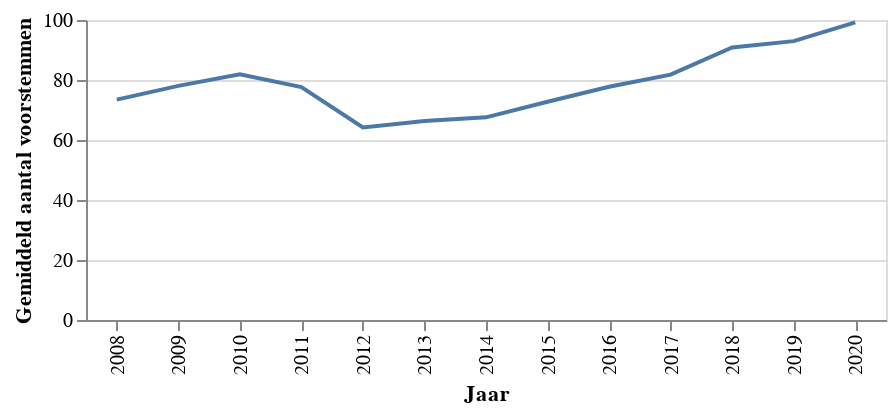

The code cell stored with this chart in its notebook:
### Code cell
source = pd.DataFrame({'Voor':df.groupby(['Vergaderjaar'])['Voor'].mean().values}).reset_index()
source = source.melt('index',var_name='Stem', value_name='Gemiddeld aantal voorstemmen')
source['index']+=2008
alt.Chart(source,width=400,height = 150).mark_line().encode(
    x=alt.X('index:N', axis=alt.Axis(title='Jaar')),
    y='Gemiddeld aantal voorstemmen:Q'
)

### Figure 1 — Vega-Lite specification as saved in the notebook (floating-point values rounded to 4 significant figures)
{"config": {"view": {"continuousWidth": 400, "continuousHeight": 300}}, "data": {"name": "data-9520a37fc4d53368802612572d53eddb"}, "mark": "line", "encoding": {"x": {"type": "nominal", "axis": {"title": "Jaar"}, "field": "index"}, "y": {"type": "quantitative", "field": "Gemiddeld aantal voorstemmen"}}, "height": 150, "width": 400, "$schema": "https://vega.github.io/schema/vega-lite/v4.0.2.json", "datasets": {"data-9520a37fc4d53368802612572d53eddb": [{"index": 2008, "Stem": "Voor", "Gemiddeld aantal voorstemmen": 73.45}, {"index": 2009, "Stem": "Voor", "Gemiddeld aantal voorstemmen": 78.05}, {"index": 2010, "Stem": "Voor", "Gemiddeld aantal voorstemmen": 81.91}, {"index": 2011, "Stem": "Voor", "Gemiddeld aantal voorstemmen": 77.62}, {"index": 2012, "Stem": "Voor", "Gemiddeld aantal voorstemmen": 64.21}, {"index": 2013, "Stem": "Voor", "Gemiddeld aantal voorstemmen": 66.36}, {"index": 2014, "Stem": "Voor", "Gemiddeld aantal voorstemmen": 67.56}, {"index": 2015, "Stem": "Voor", "Gemiddeld aantal voorstemmen": 72.75}, {"index": 2016, "Stem": "Voor", "Gemiddeld aantal voorstemmen": 77.77}, {"index": 2017, "Stem": "Voor", "Gemiddeld aantal voorstemmen": 81.78}, {"index": 2018, "Stem": "Voor", "Gemiddeld aantal voorstemmen": 90.83}, {"index": 2019, "Stem": "Voor", "Gemiddeld aantal voorstemmen": 92.96}, {"index": 2020, "Stem": "Voor", "Gemiddeld aantal voorstemmen": 99.19}]}}
